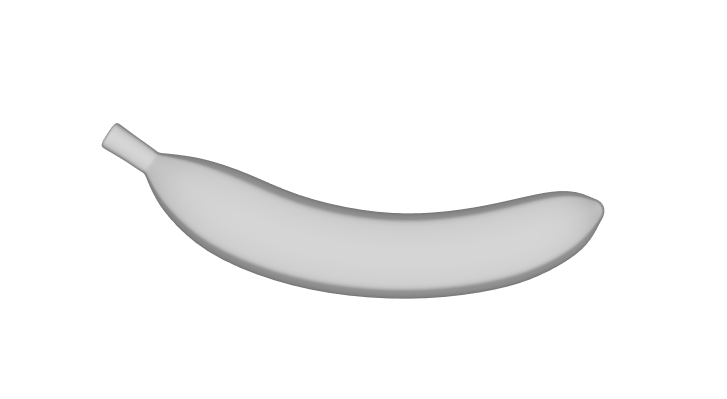
#> input picture data/banana/Selection_002.png, 1453 x 798 px (shown at 1/2 size); its folder holds only this picture in this run
$ python app.py
#> lines starting #> are read from the running program, lines starting #| are printed output that depends on the picture; after the words box and inside, x2 and y2 are one past the last pixel; in counts of white or black regions, pixels touching at a corner belong together
#> in parse_dir, img is the input picture: PIL image 1453x798 RGB; min 111, max 255, mean 246.7
import numpy as np
from PIL import Image
import os
import argparse
import json
args = None

def remove_white_background(image, threshold=240):
    # Convert image to RGBA if it isn't already
#> called with threshold = 240
    image = image.convert("RGBA")
    data = np.array(image)

    # Create a mask for non-white pixels
    r, g, b, a = data.T
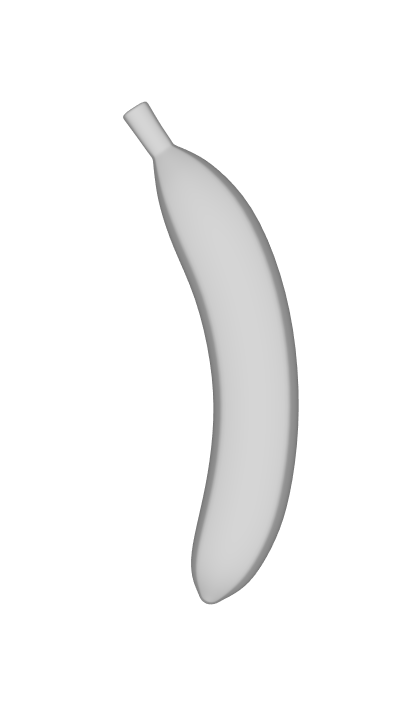
#> r: shape (1453, 798) (shown at 1/2 size); min 111, max 255, mean 246.7
#> a: shape (1453, 798); every value is 255
    white_areas = (r > threshold) & (g > threshold) & (b > threshold)
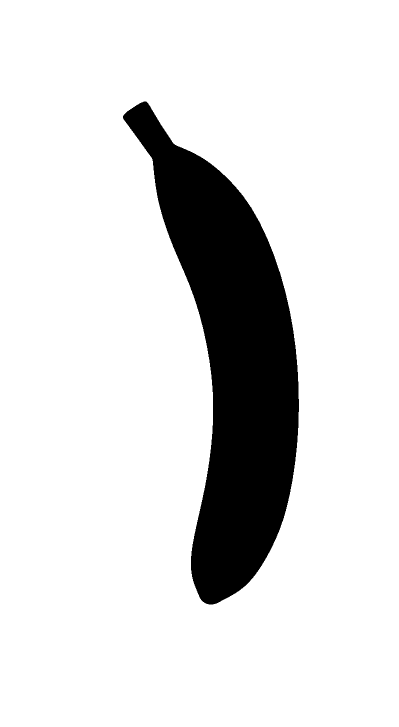
#> white_areas: shape (1453, 798) bool (shown at 1/2 size); 86.6% white; 1 black region, box (x1, y1, x2, y2) and area: (246, 203, 598, 1209) 155818

    # Set alpha channel to 0 for white pixels
    data[..., -1] = np.where(white_areas.T, 0, 255)

    return Image.fromarray(data)
def remove_space_only_lines(ascii_art):
    first_line = ascii_art[0] if ascii_art[0].isspace() else None
    last_line = ascii_art[-1] if ascii_art[-1].isspace() else None
    middle_lines = [line for line in ascii_art if not line.isspace()]

    if first_line:
        middle_lines.insert(0, first_line)
    if last_line:
        middle_lines.append(last_line)

    return middle_lines


def image_to_ascii(image, width=100, ascii_chars=' .:-=+*#%@'):
#> called with width = 100, ascii_chars = ' .:-=+*#%@'
    aspect_ratio = image.height / image.width
#> aspect_ratio = 0.549
    height = int(aspect_ratio * width * 0.55)  # Adjust for character aspect ratio
#> height = 30
    image = image.resize((width, height))
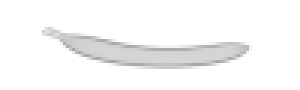
#> image: PIL image 100x30 RGBA (shown 3 times larger); mean R, G, B, A 30.5, 30.5, 30.5, 34.3; transparent parts drawn white

    # Convert to grayscale
    image = image.convert('L')
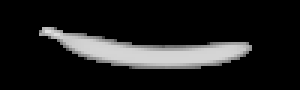
#> image: PIL image 100x30 L (shown 3 times larger); min 0, max 225, mean 30.5

    # Convert pixels to ASCII
    pixels = np.array(image)
    bins = np.linspace(0, 255, len(ascii_chars) + 1)
    indices = np.digitize(pixels, bins) - 1
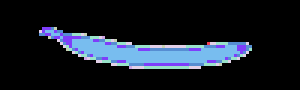
#> indices: shape (30, 100) int64 (shown 3 times larger); 9 distinct labels, from 0 to 8; one colour per label, 0 black
    indices = np.clip(indices, 0, len(ascii_chars) - 1)
    ascii_img = np.array(list(ascii_chars))[indices]
    ascii_lines = [''.join(row) for row in ascii_img]
    ascii_lines = remove_space_only_lines(ascii_lines)
#> in remove_space_only_lines, `middle_lines = [line for line in ascii_art if not line.isspace()]`: middle_lines = 14 items
#> ascii_lines = 16 items
    # print(ascii_lines[0])

    for index, line in enumerate(ascii_lines):
        ascii_lines[index] = line[11:85]
#> this loop made 16 passes

    return '\n'.join(ascii_lines)

def png_to_ascii(file_path, output_width=100, ascii_chars=' .:-=+*#%@', bg_threshold=240):
    # Open the image
    image = Image.open(file_path)

    ascii_art = image_to_ascii(image, output_width, ascii_chars)

    return ascii_art


def parse_dir():
    ascii_array = []

    with open(args.ascii, 'w') as f:
        f.write('')

    for _, _, files in os.walk(args.dir):
        files.sort()

        for file in files:
            read_path = os.path.join(args.dir, file)
            write_path = os.path.join(args.write_bg_dir, file)

            img = Image.open(read_path)
            img = remove_white_background(image=img)

            img.save(write_path)

            ascii = image_to_ascii(img)
            ascii_array.append(ascii)
            with open(args.ascii, 'a') as f:
                f.write('\n')
                f.write(ascii)

    with open('ascii_art.json', 'w') as f:
        json.dump(ascii_array, f)

    # Optionally, also save as a JavaScript file
    js_content = f"const asciiArt = {json.dumps(ascii_array, indent=2)};"
    with open('ascii_art.js', 'w') as f:
        f.write(js_content)

def main():
    global args
    parser = argparse.ArgumentParser(description="Convert image to ascii")
    parser.add_argument('--dir', type=str, default='./data/banana', help="Directory path. Default is './data/banana'")
    parser.add_argument('--write_bg_dir', type=str, default='./data/banana_clean', help="Directory path. Default is './data/banana'")
    parser.add_argument('--ascii', type=str, default='./data/ascii.txt', help="Directory path. Default is './data/banana'")

    args = parser.parse_args()
    parse_dir()

if __name__ == '__main__':
    main()

$ run again, on data/banana/Selection_008.png
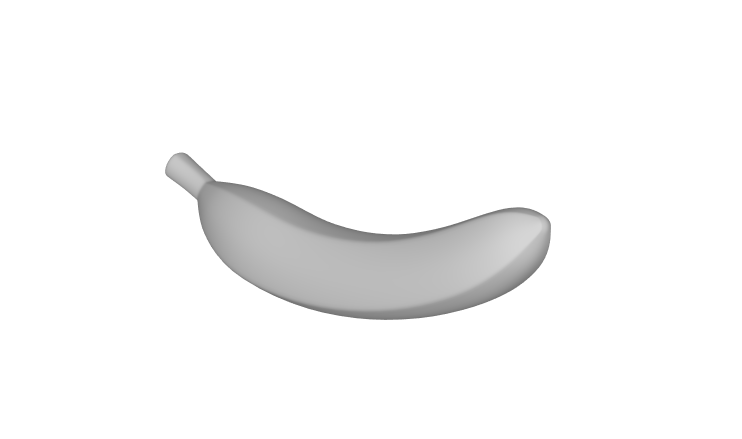
#> input picture data/banana/Selection_008.png, 1483 x 878 px (shown at 1/2 size)
#> in parse_dir, img is the input picture: PIL image 1483x878 RGB; min 109, max 255, mean 247.3
#> a: shape (1483, 878); every value is 255
#> in remove_white_background, `white_areas = (r > threshold) & (g > threshold) & (b > threshold)`:
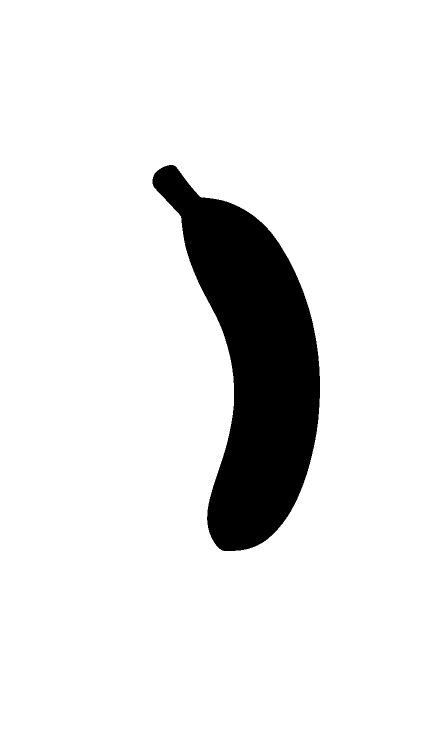
#> white_areas: shape (1483, 878) bool (shown at 1/2 size); 90.4% white; 1 black region, box (x1, y1, x2, y2) and area: (305, 330, 640, 1102) 125433
#> in image_to_ascii, `indices = np.digitize(pixels, bins) - 1`:
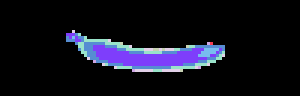
#> indices: shape (32, 100) int64 (shown 3 times larger); 9 distinct labels, from 0 to 8; one colour per label, 0 black
#> middle_lines = 14 items
#> ascii_lines = 16 items
#> the loop in image_to_ascii, `for index, line in enumerate(ascii_lines):` made 16 passes

$ run again, on data/banana/Selection_003.png
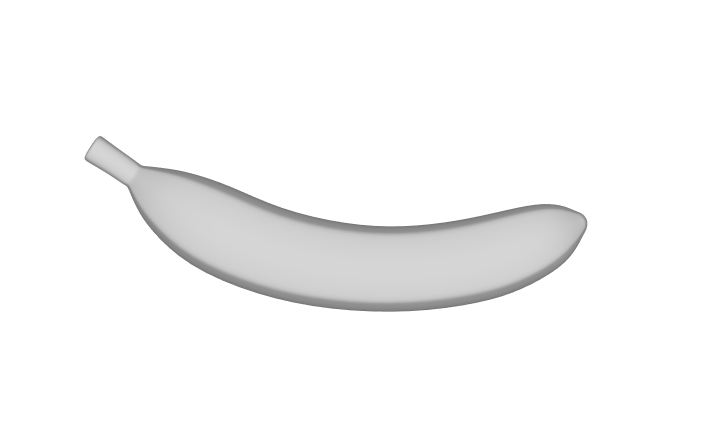
#> input picture data/banana/Selection_003.png, 1413 x 869 px (shown at 1/2 size)
#> in parse_dir, img is the input picture: PIL image 1413x869 RGB; min 111, max 255, mean 247.2
#> a: shape (1413, 869); every value is 255
#> in remove_white_background, `white_areas = (r > threshold) & (g > threshold) & (b > threshold)`:
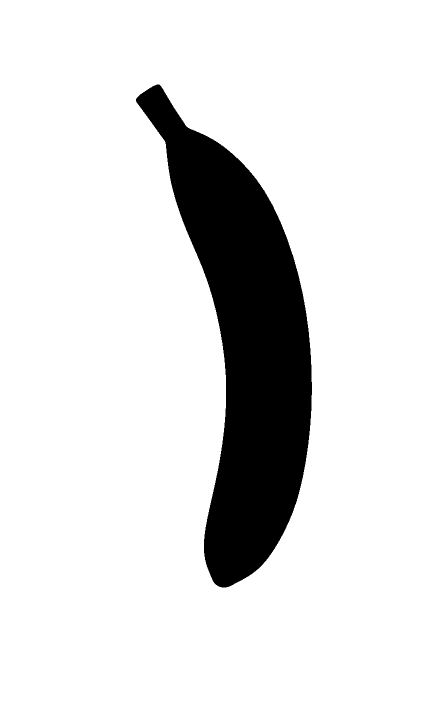
#> white_areas: shape (1413, 869) bool (shown at 1/2 size); 87.3% white; 1 black region, box (x1, y1, x2, y2) and area: (272, 169, 624, 1175) 155818
#> in image_to_ascii, `indices = np.digitize(pixels, bins) - 1`:
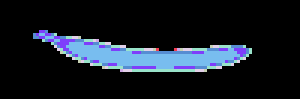
#> indices: shape (33, 100) int64 (shown 3 times larger); 9 distinct labels, from 0 to 8; one colour per label, 0 black
#> middle_lines = 14 items
#> ascii_lines = 16 items
#> the loop in image_to_ascii, `for index, line in enumerate(ascii_lines):` made 16 passes
